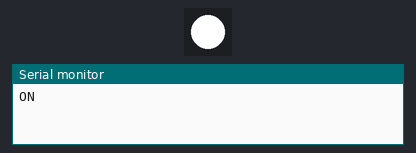
This program was run on a simulated ESP32-S3. Shown: 1 RGB LEDs in strip order, left to right, the last lines printed to the serial monitor.

Above: at 0.5 s.
At 3.5 s:
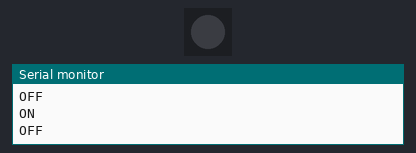
Timing chart, 0 to 4.6 s (numbered marks = the images above):
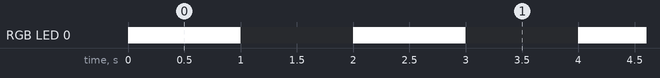

Measured:
- by itself, RGB LED 0: alternates RGB(255, 255, 255) for 1.0 s and off for 1.0 s

The program:

main.cpp
```cpp
#include <Arduino.h>
#include <Adafruit_NeoPixel.h>


#define LED_PIN 48  // Cambia a 8 si no funciona
#define NUM_LEDS 1
#define DELAY_TIME 1000 // 1000 ms = 1 segundo


Adafruit_NeoPixel strip(NUM_LEDS, LED_PIN, NEO_GRB + NEO_KHZ800);


void setup() {
    Serial.begin(115200);
    strip.begin();
    strip.setBrightness(255); // Asegura brillo máximo
    strip.show();
}


void loop() {
    // Enciende LED y muestra mensaje
    strip.setPixelColor(0, strip.Color(255, 255, 255));  // Blanco
    strip.show();
    Serial.println("ON");
    delay(DELAY_TIME);


    // Apaga LED y muestra mensaje
    strip.setPixelColor(0, strip.Color(0, 0, 0));  // Apagado
    strip.show();
    Serial.println("OFF");
    delay(DELAY_TIME);
}
```
